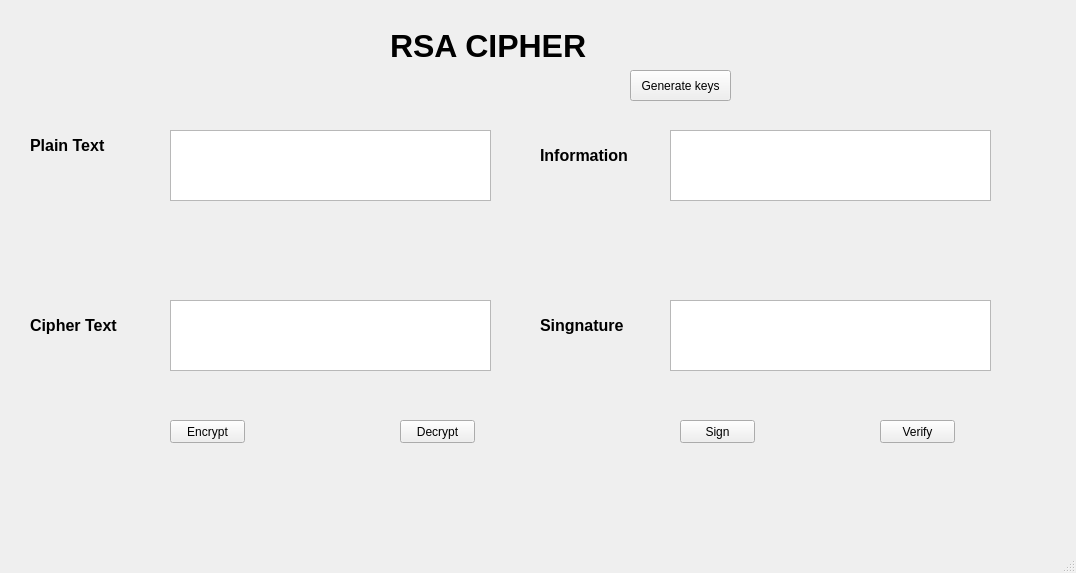
<?xml version="1.0" encoding="UTF-8"?>
<ui version="4.0">
 <class>MainWindow</class>
 <widget class="QMainWindow" name="MainWindow">
  <property name="geometry">
   <rect>
    <x>0</x>
    <y>0</y>
    <width>1076</width>
    <height>573</height>
   </rect>
  </property>
  <property name="windowTitle">
   <string>MainWindow</string>
  </property>
  <widget class="QWidget" name="centralwidget">
   <widget class="QLabel" name="label">
    <property name="geometry">
     <rect>
      <x>390</x>
      <y>0</y>
      <width>221</width>
      <height>91</height>
     </rect>
    </property>
    <property name="font">
     <font>
      <pointsize>24</pointsize>
      <weight>75</weight>
      <bold>true</bold>
     </font>
    </property>
    <property name="text">
     <string>RSA CIPHER</string>
    </property>
   </widget>
   <widget class="QLabel" name="label_2">
    <property name="geometry">
     <rect>
      <x>30</x>
      <y>130</y>
      <width>91</width>
      <height>31</height>
     </rect>
    </property>
    <property name="font">
     <font>
      <pointsize>12</pointsize>
      <weight>75</weight>
      <bold>true</bold>
     </font>
    </property>
    <property name="text">
     <string>Plain Text</string>
    </property>
   </widget>
   <widget class="QLabel" name="label_3">
    <property name="geometry">
     <rect>
      <x>540</x>
      <y>140</y>
      <width>111</width>
      <height>31</height>
     </rect>
    </property>
    <property name="font">
     <font>
      <pointsize>12</pointsize>
      <weight>75</weight>
      <bold>true</bold>
     </font>
    </property>
    <property name="text">
     <string>Information</string>
    </property>
   </widget>
   <widget class="QLabel" name="label_4">
    <property name="geometry">
     <rect>
      <x>30</x>
      <y>310</y>
      <width>101</width>
      <height>31</height>
     </rect>
    </property>
    <property name="font">
     <font>
      <pointsize>12</pointsize>
      <weight>75</weight>
      <bold>true</bold>
     </font>
    </property>
    <property name="text">
     <string>Cipher Text</string>
    </property>
   </widget>
   <widget class="QLabel" name="label_5">
    <property name="geometry">
     <rect>
      <x>540</x>
      <y>310</y>
      <width>91</width>
      <height>31</height>
     </rect>
    </property>
    <property name="font">
     <font>
      <pointsize>12</pointsize>
      <weight>75</weight>
      <bold>true</bold>
     </font>
    </property>
    <property name="text">
     <string>Singnature</string>
    </property>
   </widget>
   <widget class="QTextEdit" name="txt_plain_text">
    <property name="geometry">
     <rect>
      <x>170</x>
      <y>130</y>
      <width>321</width>
      <height>71</height>
     </rect>
    </property>
   </widget>
   <widget class="QTextEdit" name="txt_cipher_text">
    <property name="geometry">
     <rect>
      <x>170</x>
      <y>300</y>
      <width>321</width>
      <height>71</height>
     </rect>
    </property>
   </widget>
   <widget class="QTextEdit" name="txt_info">
    <property name="geometry">
     <rect>
      <x>670</x>
      <y>130</y>
      <width>321</width>
      <height>71</height>
     </rect>
    </property>
   </widget>
   <widget class="QTextEdit" name="txt_sign">
    <property name="geometry">
     <rect>
      <x>670</x>
      <y>300</y>
      <width>321</width>
      <height>71</height>
     </rect>
    </property>
   </widget>
   <widget class="QPushButton" name="btn_encrypt">
    <property name="geometry">
     <rect>
      <x>170</x>
      <y>420</y>
      <width>75</width>
      <height>23</height>
     </rect>
    </property>
    <property name="text">
     <string>Encrypt</string>
    </property>
   </widget>
   <widget class="QPushButton" name="btn_decrypt">
    <property name="geometry">
     <rect>
      <x>400</x>
      <y>420</y>
      <width>75</width>
      <height>23</height>
     </rect>
    </property>
    <property name="text">
     <string>Decrypt</string>
    </property>
   </widget>
   <widget class="QPushButton" name="btn_sign">
    <property name="geometry">
     <rect>
      <x>680</x>
      <y>420</y>
      <width>75</width>
      <height>23</height>
     </rect>
    </property>
    <property name="text">
     <string>Sign</string>
    </property>
   </widget>
   <widget class="QPushButton" name="btn_verify">
    <property name="geometry">
     <rect>
      <x>880</x>
      <y>420</y>
      <width>75</width>
      <height>23</height>
     </rect>
    </property>
    <property name="text">
     <string>Verify</string>
    </property>
   </widget>
   <widget class="QPushButton" name="btn_gen_keys">
    <property name="geometry">
     <rect>
      <x>630</x>
      <y>70</y>
      <width>101</width>
      <height>31</height>
     </rect>
    </property>
    <property name="text">
     <string>Generate keys</string>
    </property>
   </widget>
  </widget>
  <widget class="QMenuBar" name="menubar">
   <property name="geometry">
    <rect>
     <x>0</x>
     <y>0</y>
     <width>1076</width>
     <height>21</height>
    </rect>
   </property>
  </widget>
  <widget class="QStatusBar" name="statusbar"/>
 </widget>
 <resources/>
 <connections/>
</ui>
